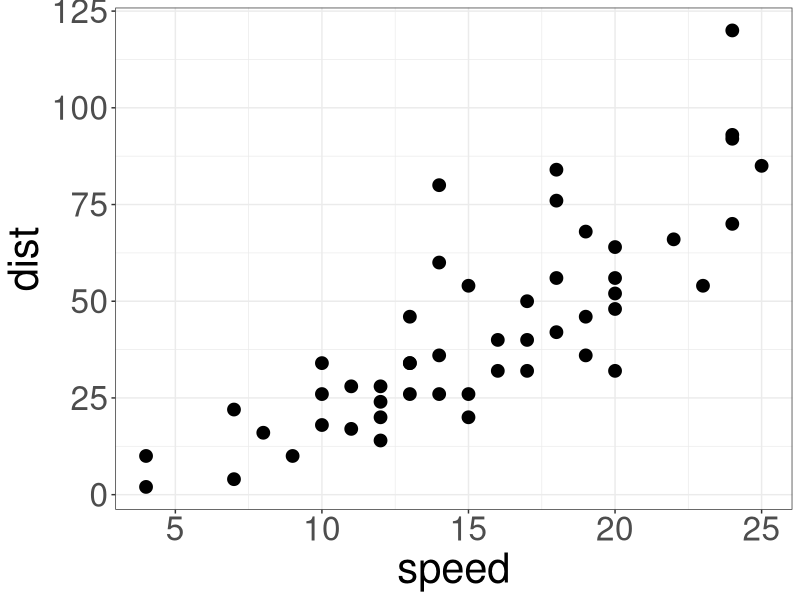
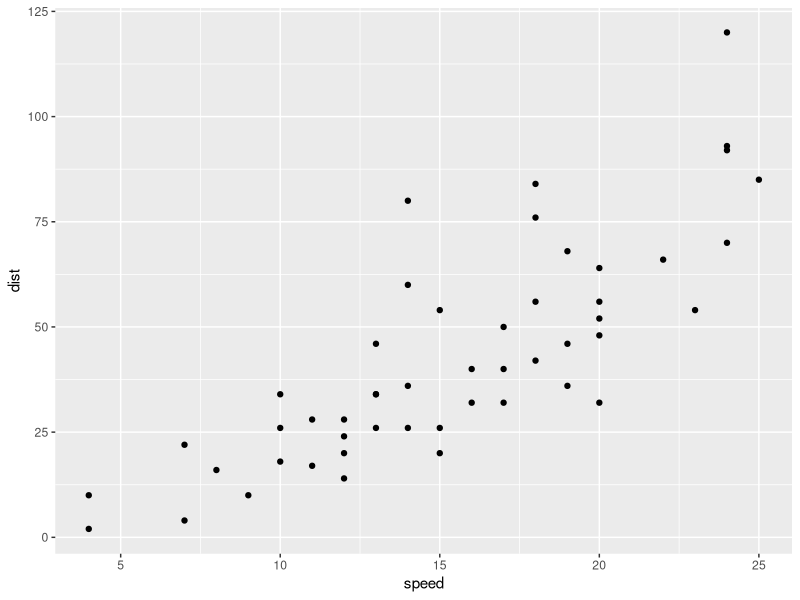
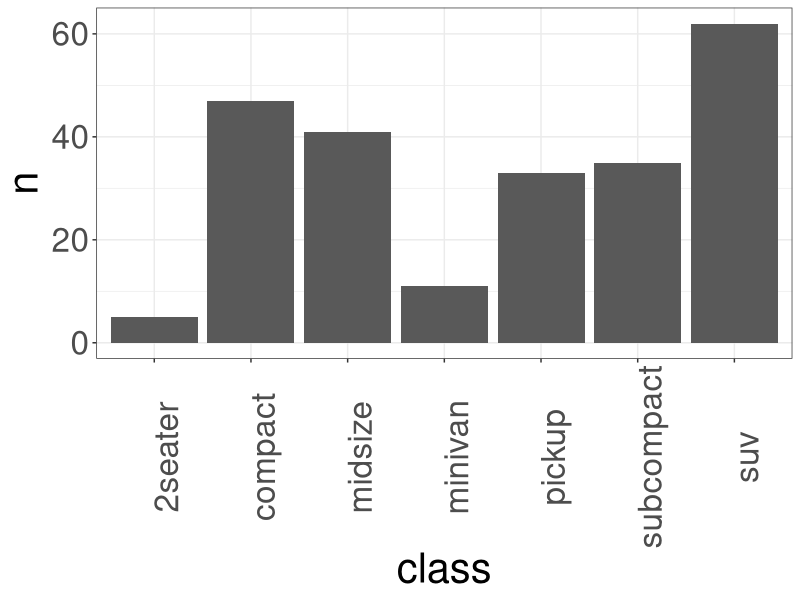

The R script that drew these images, in order:
## ---- chunk 1
knitr::opts_chunk$set(echo = TRUE)
library(tidyverse)
my_theme = theme_bw() + 
  theme(text = element_text(size=18))
## ---- chunk 2
library(tidyverse)
library(kableExtra)
## ---- chunk 3
cars |> ggplot(aes(speed, dist)) + geom_point(size=4) +
    theme_bw() + theme(text=element_text(size=30)) 
## ---- chunk 4
cars |> ggplot(aes(speed, dist)) + geom_point()
## ---- chunk 5
mpg |> count(class) |> kable() |> kable_styling()
## ---- chunk 6
mpg |> count(class) |> ggplot(aes(x = class, y = n)) + geom_col() + 
  theme_bw() + theme(text=element_text(size=30)) +
  theme(axis.text.x = element_text(angle=90))
